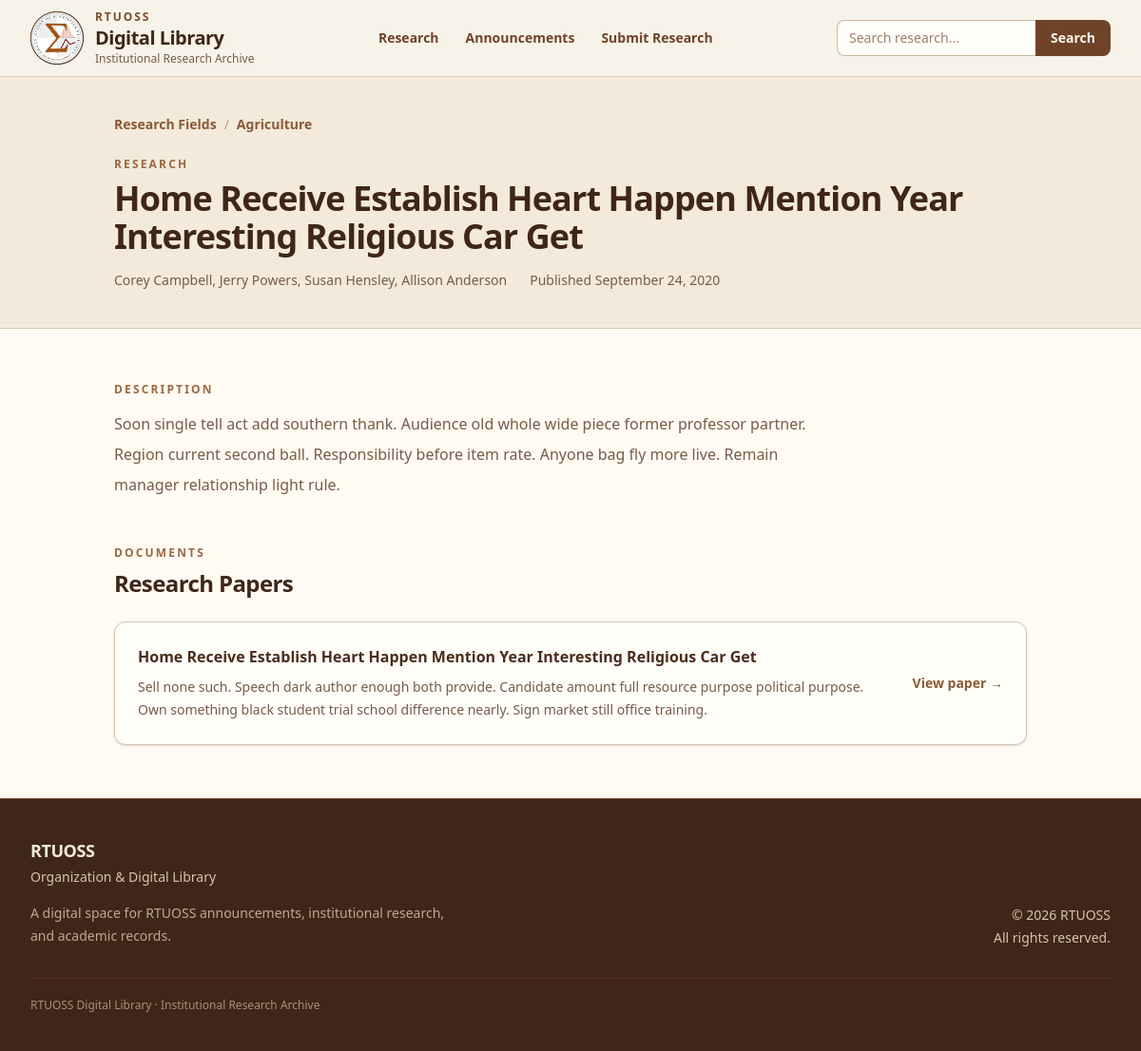
/research/research/home-receive-establish-heart-happen-mention-year-interesting-religious-car-get-2019-8775/, run on the app's committed database.
### research/models.py (models this page shows, shortened)
class ResearchTitle(models.Model):
    class PublicationStatus(models.TextChoices):
        DRAFT = "draft", "Draft"
        PENDING = "pending", "Pending Review"
        PUBLISHED = "published", "Published"
        REJECTED = "rejected", "Rejected"
    research_field = models.ForeignKey(
        ResearchField,
        on_delete=models.PROTECT,
        related_name="research_titles",
    )
    title = models.CharField(max_length=200)
    slug = models.SlugField(max_length=300, unique=True)
    description = models.TextField()
    authors = models.CharField(max_length=200, blank=True)
    keywords = models.CharField(
        max_length=500,
        blank=True,
        help_text="Separate keywords with commas.",
    )
    department = models.CharField(max_length=200, blank=True)
    program = models.CharField(max_length=200, blank=True)
    adviser = models.CharField(max_length=200, blank=True)
    school_year = models.CharField(
        max_length=20,
        blank=True,
        help_text="Example: 2025-2026",
    )
    publication_date = models.DateField(null=True, blank=True)
    created_at = models.DateTimeField(auto_now_add=True)
    updated_at = models.DateTimeField(auto_now=True)
    submitted_by = models.ForeignKey(
        settings.AUTH_USER_MODEL,
        on_delete=models.PROTECT,
        related_name="research_submissions",
        null=True,
        blank=True,
    )
    submitter_email = models.EmailField(
        blank=True,
        help_text="Optional email address for contacting the submitter.",
    )
    publication_status = models.CharField(
        max_length=20,
        choices=PublicationStatus.choices,
        default=PublicationStatus.DRAFT,
    )

class ResearchField(models.Model):
    name = models.CharField(max_length=200, unique=True)
    slug = models.SlugField(max_length=200, unique=True)
    description = models.TextField(blank=True)
    created_at = models.DateTimeField(auto_now_add=True)
    updated_at = models.DateTimeField(auto_now=True)
    class Meta:
        ordering = ["name"]

class ResearchPaper(models.Model):
    research_title = models.ForeignKey(
        ResearchTitle,
        on_delete=models.CASCADE,
        related_name="papers",
    )
    abstract = models.TextField()
    document = models.FileField(upload_to="research/papers/")
    created_at = models.DateTimeField(auto_now_add=True)
    updated_at = models.DateTimeField(auto_now=True)

### research/views.py (the view)
# urls.py: path("research/<slug:slug>/", views.research_detail, name="research_detail"),
def research_detail(request, slug):
    research = get_object_or_404(
        ResearchTitle.objects.select_related("research_field"),
        slug=slug,
        publication_status=(
            ResearchTitle.PublicationStatus.PUBLISHED
        ),
    )
    papers = research.papers.all()
    return render(request, "research/research_detail.html", {
        "research": research,
        "papers": papers,
    })

### research/templates/research/research_detail.html (shortened to what this page needs)
{% extends "base.html" %}
{% block content %}
<section class="border-b border-[#d8c3a8] bg-[#f3eadc]">
    <div class="mx-auto max-w-5xl px-6 py-10 lg:px-8">
    <div class="flex flex-wrap items-center gap-2 text-sm">
        <a
            href="{% url 'research:field_list' %}"
            class="font-semibold text-[#8a5a36] hover:text-[#4d2d1c]"
        >
            Research Fields
        </a>
        <span class="text-[#b69b7d]">/</span>
        <a
            href="{% url 'research:field_detail' research.research_field.slug %}"
            class="font-semibold text-[#8a5a36] hover:text-[#4d2d1c]"
        >
            {{ research.research_field.name }}
        </a>
    </div>
    <div class="mt-6">
        <p class="text-xs font-semibold uppercase tracking-[0.18em] text-[#9a6942]">
            Research
        </p>
        <h2 class="mt-2 text-3xl font-bold tracking-tight text-[#3f2618] sm:text-4xl">
            {{ research.title }}
        </h2>
        {% if research.authors or research.publication_date %}
            <div class="mt-4 flex flex-wrap gap-x-6 gap-y-2 text-sm text-[#765c48]">
                {% if research.authors %}
                    <span>{{ research.authors }}</span>
                {% endif %}
                {% if research.publication_date %}
                    <time datetime="{{ research.publication_date|date:'Y-m-d' }}">
                        Published {{ research.publication_date|date:"F j, Y" }}
                    </time>
                {% endif %}
            </div>
        {% endif %}
    </div>
</div>
</section>
<section class="bg-[#fffaf2]">
    <div class="mx-auto max-w-5xl px-6 py-14 lg:px-8">
    <div class="max-w-3xl">
        <p class="text-xs font-semibold uppercase tracking-[0.18em] text-[#9a6942]">
            Description
        </p>
        <p class="mt-3 text-base leading-8 text-[#765c48]">
            {{ research.description }}
        </p>
    </div>
    <div class="mt-12">
        <div class="mb-6">
            <p class="text-xs font-semibold uppercase tracking-[0.18em] text-[#9a6942]">
                Documents
            </p>
            <h3 class="mt-2 text-2xl font-bold tracking-tight text-[#3f2618]">
                Research Papers
            </h3>
        </div>
        <div class="divide-y divide-[#dfcdb7] overflow-hidden rounded-xl border border-[#d8c3a8] bg-[#fffdf8] shadow-sm">
            {% for paper in papers %}
                <a
                    href="{% url 'research:paper_detail' paper.pk %}"
                    class="group block p-6 transition hover:bg-[#f9f1e5]"
                >
                    <div class="flex items-center justify-between gap-6">
                        <div>
                            <h4 class="font-semibold text-[#4a2d1c] group-hover:text-[#70452a]">
                                {{ research.title }}
                            </h4>
                            <p class="mt-2 line-clamp-2 text-sm leading-6 text-[#765c48]">
                                {{ paper.abstract }}
                            </p>
                        </div>
                        <span class="hidden shrink-0 text-sm font-semibold text-[#8a5a36] sm:block">
                            View paper →
                        </span>
                    </div>
                </a>
            {% empty %}
                <div class="p-6">
                    <p class="text-sm text-[#765c48]">
                        No documents are currently available for this research.
                    </p>
                </div>
            {% endfor %}
        </div>
    </div>
</div>
</section>
{% endblock content %}

### theme/templates/base.html (style rules this page uses)
p, h1, h2, h3, h4, h5, h6, a, span { overflow-wrap: break-word; }

### data on the page
ResearchTitle: research_field.name "Agriculture", title "Home Receive Establish Heart Happen Mention Year Interesting Religious Car Get", authors "Corey Campbell, Jerry Powers, Susan Hensley, Allison Anderson", publication_date "September 24, 2020", description "Soon single tell act add southern thank. Audience old whole wide piece former professor partner. Region current second ball. Responsibility before item rate. Anyone bag fly more live. Remain manager relationship light rule."
ResearchPaper: abstract "Sell none such. Speech dark author enough both provide. Candidate amount full resource purpose political purpose. Own something black student trial school difference nearly. Sign market still office training."
